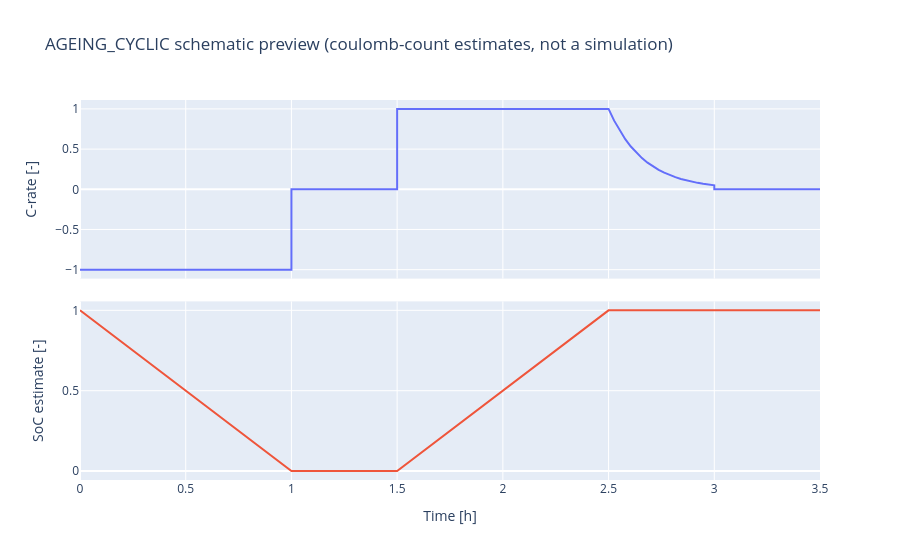

Notebook code cell kept with this figure:
### Markdown cell above
## 4. Preview before you run

`plot_preview` draws the planned profile from coulomb counting, without
simulating.

### Code cell
ageing_builder.plot_preview(ageing)

### Figure 1 — Plotly figure (JSON) as saved in the notebook; plotly's stock layout.template omitted (floating-point values rounded to 4 significant figures)
{"data": [{"customdata": [[-4.5, "CC discharge"], [-4.5, "CC discharge"], [0, "rest"], [0, "rest"], [4.5, "CC charge"], [4.5, "CC charge"], [4.5, "CV hold"], [3.844, "CV hold"], [3.283, "CV hold"], [2.804, "CV hold"], [2.395, "CV hold"], [2.046, "CV hold"], [1.747, "CV hold"], [1.492, "CV hold"], [1.275, "CV hold"], [1.089, "CV hold"], [0.93, "CV hold"], [0.7943, "CV hold"], [0.6784, "CV hold"], [0.5795, "CV hold"], [0.4949, "CV hold"], [0.4227, "CV hold"], [0.3611, "CV hold"], [0.3084, "CV hold"], [0.2634, "CV hold"], [0.225, "CV hold"], [0, "rest"], [0, "rest"]], "hovertemplate": "%{customdata[1]}<br>%{y:.3f} C (%{customdata[0]:.3f} A)<br>t = %{x:.4g} h<extra></extra>", "mode": "lines", "name": "C-rate", "type": "scatter", "x": [0.0, 1.0, 1.0, 1.5, 1.5, 2.5, 2.5, 2.526, 2.553, 2.579, 2.605, 2.632, 2.658, 2.684, 2.711, 2.737, 2.763, 2.789, 2.816, 2.842, 2.868, 2.895, 2.921, 2.947, 2.974, 3.0, 3.0, 3.5], "xaxis": "x", "y": [-1.0, -1.0, 0.0, 0.0, 1.0, 1.0, 1.0, 0.8541, 0.7295, 0.6231, 0.5322, 0.4546, 0.3883, 0.3316, 0.2833, 0.2419, 0.2067, 0.1765, 0.1508, 0.1288, 0.11, 0.09394, 0.08024, 0.06854, 0.05854, 0.05, 0.0, 0.0], "yaxis": "y"}, {"hovertemplate": "SoC ~ %{y:.3f}<br>t = %{x:.4g} h<extra></extra>", "mode": "lines", "name": "SoC estimate", "type": "scatter", "x": [0.0, 1.0, 1.0, 1.5, 1.5, 2.5, 2.5, 2.526, 2.553, 2.579, 2.605, 2.632, 2.658, 2.684, 2.711, 2.737, 2.763, 2.789, 2.816, 2.842, 2.868, 2.895, 2.921, 2.947, 2.974, 3.0, 3.0, 3.5], "xaxis": "x2", "y": [1.0, 0.0, 0.0, 0.0, 0.0, 1.0, 1.0, 1.0, 1.0, 1.0, 1.0, 1.0, 1.0, 1.0, 1.0, 1.0, 1.0, 1.0, 1.0, 1.0, 1.0, 1.0, 1.0, 1.0, 1.0, 1.0, 1.0, 1.0], "yaxis": "y2"}], "layout": {"showlegend": false, "title": {"text": "AGEING_CYCLIC schematic preview (coulomb-count estimates, not a simulation)"}, "xaxis": {"anchor": "y", "domain": [0, 1], "matches": "x2", "showticklabels": false}, "xaxis2": {"anchor": "y2", "domain": [0, 1], "title": {"text": "Time [h]"}}, "yaxis": {"anchor": "x", "domain": [0.53, 1], "title": {"text": "C-rate [-]"}}, "yaxis2": {"anchor": "x2", "domain": [0, 0.47], "title": {"text": "SoC estimate [-]"}}}}
